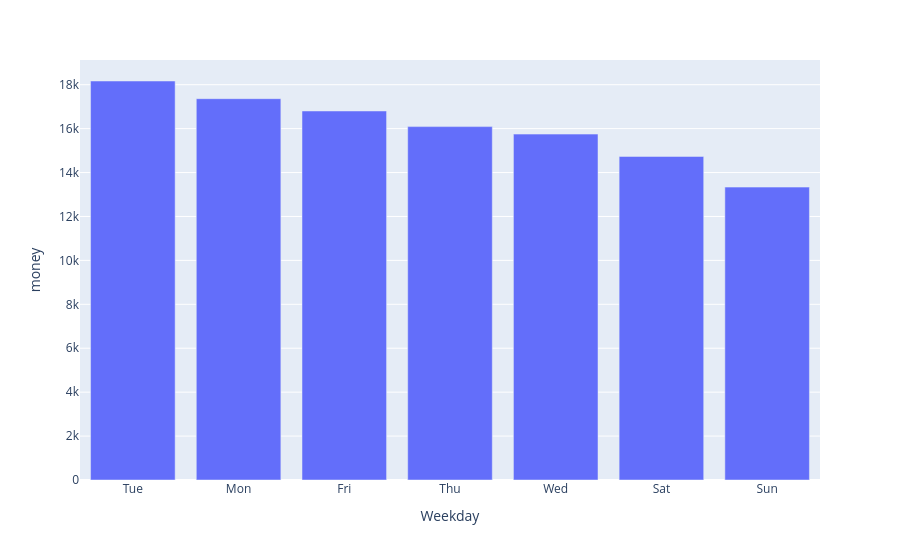

Notebook cell for this chart:
### Code cell
px.bar(data_frame=total_revenue,x='Weekday',y='money')

### Figure 1 — Plotly figure (JSON) as saved in the notebook; plotly's stock layout.template omitted (floating-point values rounded to 4 significant figures)
{"data": [{"hovertemplate": "Weekday=%{x}<br>money=%{y}<extra></extra>", "legendgroup": "", "marker": {"color": "#636efa", "pattern": {"shape": ""}}, "name": "", "orientation": "v", "showlegend": false, "textposition": "auto", "type": "bar", "x": ["Tue", "Mon", "Fri", "Thu", "Wed", "Sat", "Sun"], "xaxis": "x", "y": [18170.0, 17360.0, 16800.0, 16090.0, 15750.0, 14730.0, 13340.0], "yaxis": "y"}], "layout": {"barmode": "relative", "legend": {"tracegroupgap": 0}, "margin": {"t": 60}, "xaxis": {"anchor": "y", "domain": [0, 1], "title": {"text": "Weekday"}}, "yaxis": {"anchor": "x", "domain": [0, 1], "title": {"text": "money"}}}}
